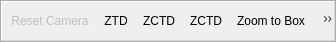
<?xml version="1.0" encoding="UTF-8"?>
<ui version="4.0">
 <class>pqCameraToolbar</class>
 <widget class="QToolBar" name="pqCameraToolbar">
  <property name="geometry">
   <rect>
    <x>0</x>
    <y>0</y>
    <width>336</width>
    <height>42</height>
   </rect>
  </property>
  <property name="windowTitle">
   <string>Camera Controls</string>
  </property>
  <property name="orientation">
   <enum>Qt::Horizontal</enum>
  </property>
  <action name="actionResetCamera">
   <property name="enabled">
    <bool>false</bool>
   </property>
   <property name="icon">
    <iconset resource="../../../Components/Resources/pqComponents.qrc">
     <normaloff>:/pqWidgets/Icons/pqResetCamera.svg</normaloff>:/pqWidgets/Icons/pqResetCamera.svg</iconset>
   </property>
   <property name="text">
    <string>&amp;Reset</string>
   </property>
   <property name="iconText">
    <string>Reset Camera</string>
   </property>
   <property name="statusTip">
    <string>Reset Camera</string>
   </property>
  </action>
  <action name="actionPositiveX">
   <property name="enabled">
    <bool>false</bool>
   </property>
   <property name="icon">
    <iconset resource="../../../Components/Resources/pqComponents.qrc">
     <normaloff>:/pqWidgets/Icons/pqXPlus.svg</normaloff>:/pqWidgets/Icons/pqXPlus.svg</iconset>
   </property>
   <property name="text">
    <string>+X</string>
   </property>
   <property name="toolTip">
    <string>Set view direction to +X</string>
   </property>
   <property name="statusTip">
    <string>Set view direction to +X</string>
   </property>
   <property name="whatsThis">
    <string>Set view direction to +X</string>
   </property>
  </action>
  <action name="actionNegativeX">
   <property name="enabled">
    <bool>false</bool>
   </property>
   <property name="icon">
    <iconset resource="../../../Components/Resources/pqComponents.qrc">
     <normaloff>:/pqWidgets/Icons/pqXMinus.svg</normaloff>:/pqWidgets/Icons/pqXMinus.svg</iconset>
   </property>
   <property name="text">
    <string>-X</string>
   </property>
   <property name="toolTip">
    <string>Set view direction to -X</string>
   </property>
   <property name="statusTip">
    <string>Set view direction to -X</string>
   </property>
   <property name="whatsThis">
    <string>Set view direction to -X</string>
   </property>
  </action>
  <action name="actionPositiveY">
   <property name="enabled">
    <bool>false</bool>
   </property>
   <property name="icon">
    <iconset resource="../../../Components/Resources/pqComponents.qrc">
     <normaloff>:/pqWidgets/Icons/pqYPlus.svg</normaloff>:/pqWidgets/Icons/pqYPlus.svg</iconset>
   </property>
   <property name="text">
    <string>+Y</string>
   </property>
   <property name="toolTip">
    <string>Set view direction to +Y</string>
   </property>
   <property name="statusTip">
    <string>Set view direction to +Y</string>
   </property>
   <property name="whatsThis">
    <string>Set view direction to +Y</string>
   </property>
  </action>
  <action name="actionNegativeY">
   <property name="enabled">
    <bool>false</bool>
   </property>
   <property name="icon">
    <iconset resource="../../../Components/Resources/pqComponents.qrc">
     <normaloff>:/pqWidgets/Icons/pqYMinus.svg</normaloff>:/pqWidgets/Icons/pqYMinus.svg</iconset>
   </property>
   <property name="text">
    <string>-Y</string>
   </property>
   <property name="toolTip">
    <string>Set view direction to -Y</string>
   </property>
   <property name="statusTip">
    <string>Set view direction to -Y</string>
   </property>
   <property name="whatsThis">
    <string>Set view direction to -Y</string>
   </property>
  </action>
  <action name="actionPositiveZ">
   <property name="enabled">
    <bool>false</bool>
   </property>
   <property name="icon">
    <iconset resource="../../../Components/Resources/pqComponents.qrc">
     <normaloff>:/pqWidgets/Icons/pqZPlus.svg</normaloff>:/pqWidgets/Icons/pqZPlus.svg</iconset>
   </property>
   <property name="text">
    <string>+Z</string>
   </property>
   <property name="toolTip">
    <string>Set view direction to +Z</string>
   </property>
   <property name="statusTip">
    <string>Set view direction to +Z</string>
   </property>
   <property name="whatsThis">
    <string>Set view direction to +Z</string>
   </property>
  </action>
  <action name="actionNegativeZ">
   <property name="enabled">
    <bool>false</bool>
   </property>
   <property name="icon">
    <iconset resource="../../../Components/Resources/pqComponents.qrc">
     <normaloff>:/pqWidgets/Icons/pqZMinus.svg</normaloff>:/pqWidgets/Icons/pqZMinus.svg</iconset>
   </property>
   <property name="text">
    <string>-Z</string>
   </property>
   <property name="toolTip">
    <string>Set view direction to -Z</string>
   </property>
   <property name="statusTip">
    <string>Set view direction to -Z</string>
   </property>
   <property name="whatsThis">
    <string>Set view direction to -Z</string>
   </property>
  </action>
  <action name="actionRotate90degCW">
   <property name="enabled">
    <bool>false</bool>
   </property>
   <property name="icon">
    <iconset resource="../../../Components/Resources/pqComponents.qrc">
     <normaloff>:/pqWidgets/Icons/pqRotateCameraCW.svg</normaloff>:/pqWidgets/Icons/pqRotateCameraCW.svg</iconset>
   </property>
   <property name="text">
    <string></string>
   </property>
   <property name="toolTip">
    <string>Rotate 90° clockwise</string>
   </property>
   <property name="statusTip">
    <string>Rotate 90° clockwise</string>
   </property>
   <property name="whatsThis">
    <string>Rotate 90° clockwise</string>
   </property>
  </action>
  <action name="actionRotate90degCCW">
   <property name="enabled">
    <bool>false</bool>
   </property>
   <property name="icon">
    <iconset resource="../../../Components/Resources/pqComponents.qrc">
     <normaloff>:/pqWidgets/Icons/pqRotateCameraCCW.svg</normaloff>:/pqWidgets/Icons/pqRotateCameraCCW.svg</iconset>
   </property>
   <property name="text">
    <string></string>
   </property>
   <property name="toolTip">
    <string>Rotate 90° counterclockwise</string>
   </property>
   <property name="statusTip">
    <string>Rotate 90° counterclockwise</string>
   </property>
   <property name="whatsThis">
    <string>Rotate 90° counterclockwise</string>
   </property>
  </action>
  <action name="actionZoomToBox">
   <property name="checkable">
    <bool>true</bool>
   </property>
   <property name="icon">
    <iconset resource="../../../Components/Resources/pqComponents.qrc">
     <normaloff>:/pqWidgets/Icons/pqZoomToSelection.svg</normaloff>:/pqWidgets/Icons/pqZoomToSelection.svg</iconset>
   </property>
   <property name="text">
    <string>Zoom to Box</string>
   </property>
   <property name="statusTip">
    <string>Zoom to Box</string>
   </property>
  </action>
  <action name="actionZoomToData">
   <property name="text">
    <string>ZTD</string>
   </property>
   <property name="toolTip">
    <string>Zoom To Data</string>
   </property>
   <property name="icon">
    <iconset resource="../../../Components/Resources/pqComponents.qrc">
     <normaloff>:/pqWidgets/Icons/pqZoomToData.svg</normaloff>:/pqWidgets/Icons/pqZoomToData.svg</iconset>
   </property>
  </action>
  <action name="actionZoomCloseToData">
   <property name="text">
    <string>ZCTD</string>
   </property>
   <property name="toolTip">
    <string>Zoom Close To Data</string>
   </property>
   <property name="icon">
    <iconset resource="../../../Components/Resources/pqComponents.qrc">
     <normaloff>:/pqWidgets/Icons/pqZoomToData.svg</normaloff>:/pqWidgets/Icons/pqZoomToData.svg</iconset>
   </property>
  </action>
  <action name="actionResetCameraClose">
   <property name="text">
    <string>ZCTD</string>
   </property>
   <property name="toolTip">
    <string>Reset Camera Close</string>
   </property>
   <property name="icon">
    <iconset resource="../../../Components/Resources/pqComponents.qrc">
     <normaloff>:/pqWidgets/Icons/pqResetCamera.svg</normaloff>:/pqWidgets/Icons/pqResetCamera.svg</iconset>
   </property>
  </action>
  <addaction name="actionResetCamera"/>
  <addaction name="actionZoomToData"/>
  <addaction name="actionResetCameraClose"/>
  <addaction name="actionZoomCloseToData"/>
  <addaction name="actionZoomToBox"/>
  <addaction name="actionPositiveX"/>
  <addaction name="actionNegativeX"/>
  <addaction name="actionPositiveY"/>
  <addaction name="actionNegativeY"/>
  <addaction name="actionPositiveZ"/>
  <addaction name="actionNegativeZ"/>
  <addaction name="actionRotate90degCW"/>
  <addaction name="actionRotate90degCCW"/>
 </widget>
 <resources>
  <include location="../../../Components/Resources/pqComponents.qrc"/>
 </resources>
 <connections/>
</ui>
